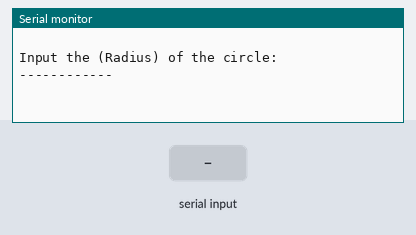
Bench run of a sketch on a simulated Arduino Uno, built with avr-gcc and run on an emulated ATmega328P. On the bench: the last lines printed to the serial monitor. The inputs (shaded band) are chosen by the test bench.

Above: at 1.2 s.
1.3 s: "90,45\n" received over Serial
At 1.37 s:
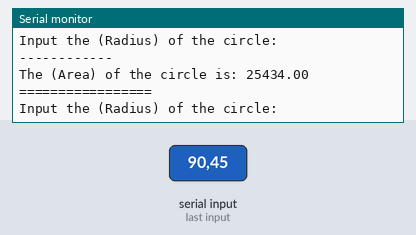
2.8 s: "30,150\n" received over Serial
At 4.6 s:
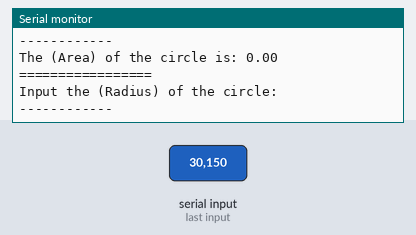
Timing chart, 0 to 6.1 s (numbered marks = the images above; inputs shaded):
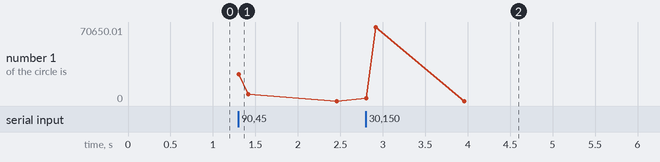

Measured:
- after the input at 1.3 s, the serial monitor: prints a new line at once (image 1)
- after the input at 2.8 s, the serial monitor: prints a new line at once (image 2)

The sketch:

prog_Cal_Area.ino
```cpp
String msg1("Input the (Radius) of the circle: ");
String msg2("The (Area) of the circle is: ");
float Radius;
float Area;
//////////////////////////
void setup() {
  Serial.begin(9600);

}
//////////////////////////
void loop() {
  for (int i = 0; i < 1; i++) {
    Serial.println(" ");
  }
  Serial.println(msg1);
  Serial.println("------------");
  while (Serial.available()==0){}
  Radius=Serial.parseFloat();
  Area=3.14*Radius*Radius;
  Serial.print(msg2);
  Serial.println(Area);
  Serial.print("=================");

}
```
